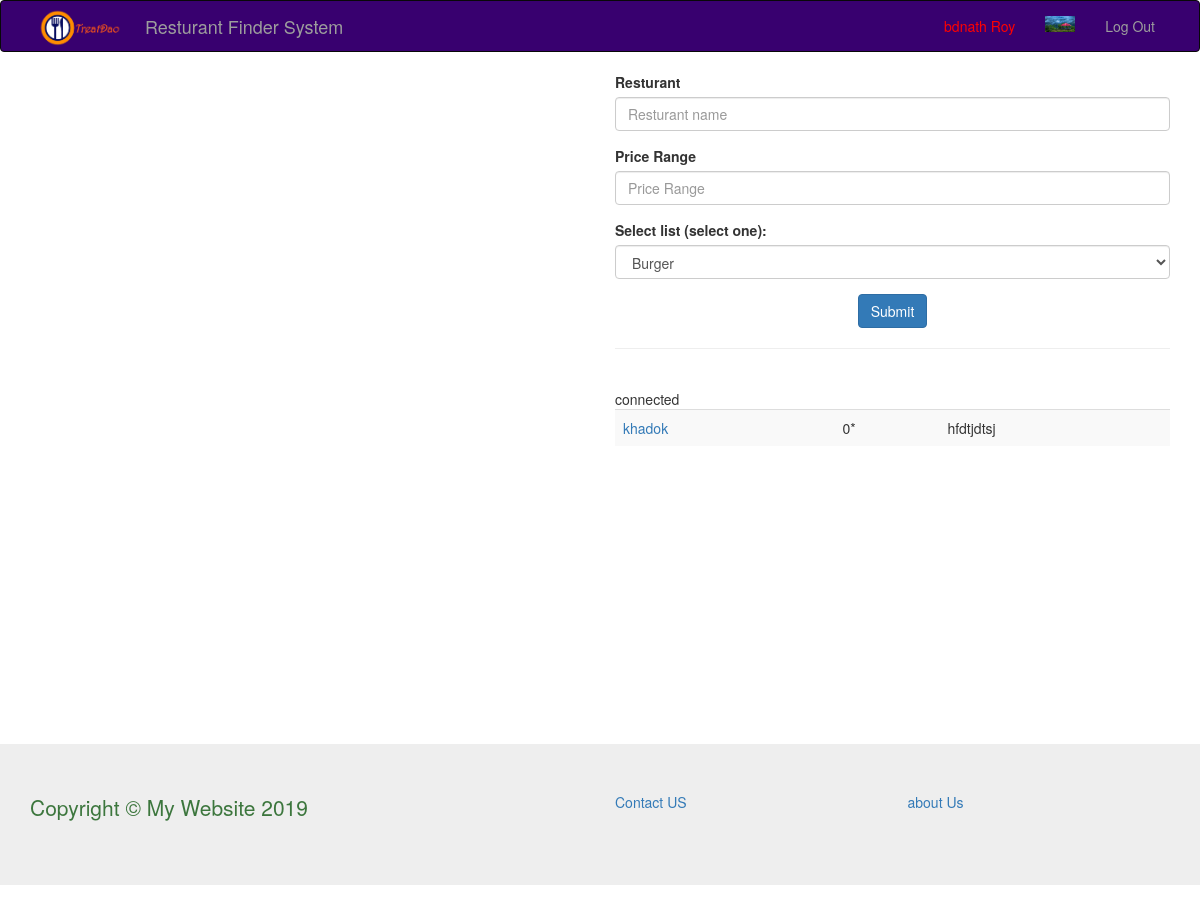
Screenshot of /index.php (signed in) with the database file from the repository.
### tables this page shows
CREATE TABLE `r_signup` (
  `id` int(255) NOT NULL,
  `r_name` varchar(255) NOT NULL,
  `r_address` varchar(255) NOT NULL,
  `mobile_num` int(255) NOT NULL,
  `email` varchar(255) NOT NULL,
  `r_password` varchar(255) NOT NULL,
  `rating` float NOT NULL,
  `r_img` text NOT NULL
);

### restaurant_list.php (the view)
<?php include "server_connect.php" ?>
<?php
	$query = "SELECT * FROM r_signup";
  ?>
				<table class="table table-hover table-striped">
						<?php
							$select_posts = mysqli_query($db,$query);
							while ($row = mysqli_fetch_assoc($select_posts)){
								$r_name = $row['r_name'];
								$rating = $row['rating'];
								$address = $row['r_address'];
							echo "<tr>";
							echo "<td> <a href = 'restaurant_home.php'>{$r_name}</a></td>";
							echo "<td>{$rating}*</td>";
							echo "<td>{$address}</td>";
							echo "</tr>";
						}
						?>
				</table>

### rows the page displays
r_signup: r_name "khadok", rating "0", r_address "hfdtjdtsj"

### other values shown
$_SESSION['name'] "bdnath Roy"
